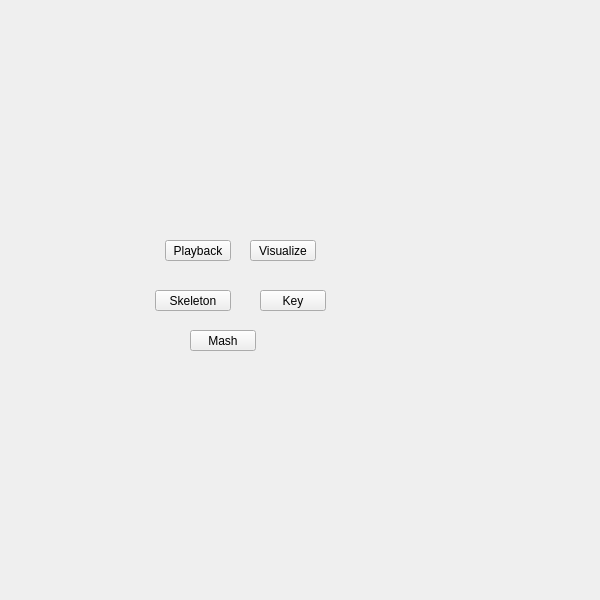
<?xml version="1.0" encoding="UTF-8"?>
<ui version="4.0">
 <class>QtUi</class>
 <widget class="QMainWindow" name="QtUi">
  <property name="enabled">
   <bool>true</bool>
  </property>
  <property name="geometry">
   <rect>
    <x>0</x>
    <y>0</y>
    <width>600</width>
    <height>600</height>
   </rect>
  </property>
  <property name="sizePolicy">
   <sizepolicy hsizetype="Ignored" vsizetype="Ignored">
    <horstretch>0</horstretch>
    <verstretch>0</verstretch>
   </sizepolicy>
  </property>
  <property name="minimumSize">
   <size>
    <width>0</width>
    <height>0</height>
   </size>
  </property>
  <property name="maximumSize">
   <size>
    <width>600</width>
    <height>600</height>
   </size>
  </property>
  <property name="toolButtonStyle">
   <enum>Qt::ToolButtonIconOnly</enum>
  </property>
  <property name="tabShape">
   <enum>QTabWidget::Triangular</enum>
  </property>
  <property name="dockNestingEnabled">
   <bool>true</bool>
  </property>
  <property name="dockOptions">
   <set>QMainWindow::AllowNestedDocks|QMainWindow::AllowTabbedDocks|QMainWindow::AnimatedDocks|QMainWindow::ForceTabbedDocks</set>
  </property>
  <widget class="QWidget" name="widget">
   <property name="sizePolicy">
    <sizepolicy hsizetype="Ignored" vsizetype="Ignored">
     <horstretch>0</horstretch>
     <verstretch>0</verstretch>
    </sizepolicy>
   </property>
   <widget class="QPushButton" name="i006">
    <property name="geometry">
     <rect>
      <x>260</x>
      <y>290</y>
      <width>66</width>
      <height>21</height>
     </rect>
    </property>
    <property name="minimumSize">
     <size>
      <width>0</width>
      <height>21</height>
     </size>
    </property>
    <property name="maximumSize">
     <size>
      <width>66</width>
      <height>21</height>
     </size>
    </property>
    <property name="accessibleName">
     <string>key</string>
    </property>
    <property name="text">
     <string>Key</string>
    </property>
   </widget>
   <widget class="QPushButton" name="i028">
    <property name="geometry">
     <rect>
      <x>155</x>
      <y>290</y>
      <width>76</width>
      <height>21</height>
     </rect>
    </property>
    <property name="minimumSize">
     <size>
      <width>0</width>
      <height>21</height>
     </size>
    </property>
    <property name="maximumSize">
     <size>
      <width>999</width>
      <height>21</height>
     </size>
    </property>
    <property name="accessibleName">
     <string>skeleton</string>
    </property>
    <property name="text">
     <string>Skeleton</string>
    </property>
   </widget>
   <widget class="QPushButton" name="i032">
    <property name="geometry">
     <rect>
      <x>165</x>
      <y>240</y>
      <width>66</width>
      <height>21</height>
     </rect>
    </property>
    <property name="minimumSize">
     <size>
      <width>0</width>
      <height>21</height>
     </size>
    </property>
    <property name="maximumSize">
     <size>
      <width>999</width>
      <height>21</height>
     </size>
    </property>
    <property name="accessibleName">
     <string>playback</string>
    </property>
    <property name="text">
     <string>Playback</string>
    </property>
   </widget>
   <widget class="QPushButton" name="i030">
    <property name="geometry">
     <rect>
      <x>250</x>
      <y>240</y>
      <width>66</width>
      <height>21</height>
     </rect>
    </property>
    <property name="minimumSize">
     <size>
      <width>0</width>
      <height>21</height>
     </size>
    </property>
    <property name="maximumSize">
     <size>
      <width>999</width>
      <height>21</height>
     </size>
    </property>
    <property name="accessibleName">
     <string>visualize</string>
    </property>
    <property name="text">
     <string>Visualize</string>
    </property>
   </widget>
   <widget class="QPushButton" name="i031">
    <property name="geometry">
     <rect>
      <x>190</x>
      <y>330</y>
      <width>66</width>
      <height>21</height>
     </rect>
    </property>
    <property name="minimumSize">
     <size>
      <width>0</width>
      <height>21</height>
     </size>
    </property>
    <property name="maximumSize">
     <size>
      <width>999</width>
      <height>21</height>
     </size>
    </property>
    <property name="accessibleName">
     <string>mash</string>
    </property>
    <property name="text">
     <string>Mash</string>
    </property>
   </widget>
  </widget>
 </widget>
 <resources/>
 <connections/>
 <designerdata>
  <property name="gridDeltaX">
   <number>5</number>
  </property>
  <property name="gridDeltaY">
   <number>10</number>
  </property>
  <property name="gridSnapX">
   <bool>true</bool>
  </property>
  <property name="gridSnapY">
   <bool>true</bool>
  </property>
  <property name="gridVisible">
   <bool>true</bool>
  </property>
 </designerdata>
</ui>
